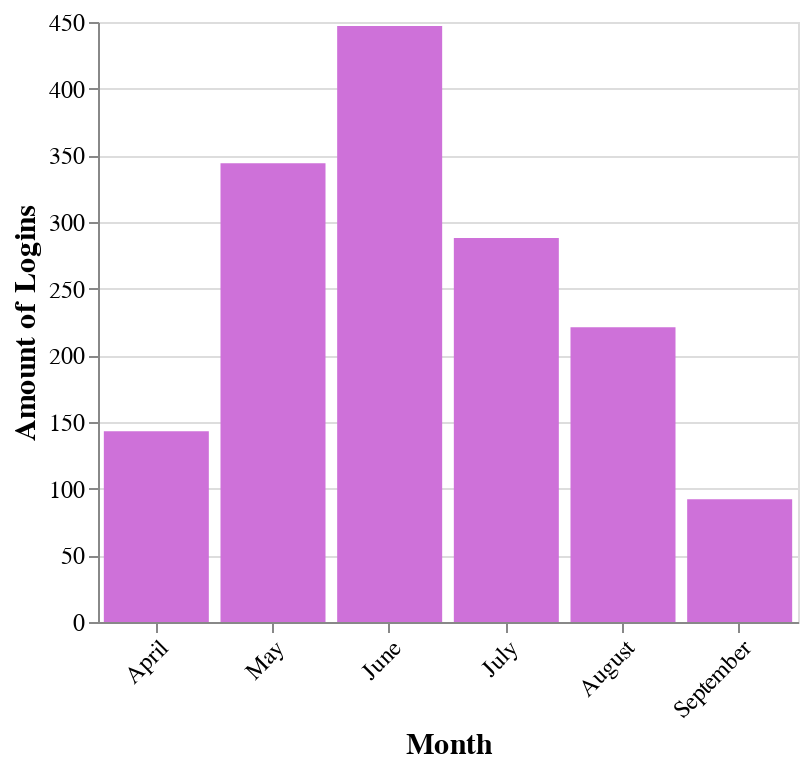

The code cell stored with this chart in its notebook:
### Code cell
sessions_log_month_plot

### Figure 1 — Vega specification as saved in the notebook (floating-point values rounded to 4 significant figures)
{"$schema": "https://vega.github.io/schema/vega/v5.json", "data": [{"name": "source_0"}, {"name": "data_0", "values": [{"month": "June", "num_logins_end": 447.0, "num_logins_start": 0.0}, {"month": "May", "num_logins_end": 344.0, "num_logins_start": 0.0}, {"month": "July", "num_logins_end": 288.0, "num_logins_start": 0.0}, {"month": "August", "num_logins_end": 221.0, "num_logins_start": 0.0}, {"month": "April", "num_logins_end": 143.0, "num_logins_start": 0.0}, {"month": "September", "num_logins_end": 92.0, "num_logins_start": 0.0}]}, {"name": "source_0_x_domain_month", "values": [{"month": "June", "sort_field": 5.0}, {"month": "May", "sort_field": 4.0}, {"month": "July", "sort_field": 6.0}, {"month": "August", "sort_field": 7.0}, {"month": "April", "sort_field": 3.0}, {"month": "September", "sort_field": 8.0}]}], "marks": [{"type": "rect", "name": "marks", "from": {"data": "data_0"}, "encode": {"update": {"fill": {"value": "#CE71D9"}, "y": {"field": "num_logins_end", "scale": "y"}, "x": {"field": "month", "scale": "x"}, "width": {"signal": "max(0.25, bandwidth('x'))"}, "y2": {"field": "num_logins_start", "scale": "y"}}}, "style": ["bar"]}], "scales": [{"name": "x", "type": "band", "domain": {"data": "source_0_x_domain_month", "field": "month", "sort": {"op": "max", "field": "sort_field"}}, "range": [0, {"signal": "width"}], "paddingOuter": 0.05, "paddingInner": 0.1}, {"name": "y", "type": "linear", "domain": {"data": "data_0", "fields": ["num_logins_start", "num_logins_end"]}, "range": [{"signal": "height"}, 0], "zero": true, "nice": true}], "axes": [{"scale": "y", "orient": "left", "gridScale": "x", "maxExtent": 0, "zindex": 0, "minExtent": 0, "ticks": false, "grid": true, "tickCount": {"signal": "ceil(height/40)"}, "domain": false, "labels": false, "aria": false}, {"scale": "x", "zindex": 0, "orient": "bottom", "title": "Month", "labelAlign": "right", "grid": false, "labelBaseline": "top", "labelAngle": 315}, {"scale": "y", "tickCount": {"signal": "ceil(height/40)"}, "grid": false, "title": "Amount of Logins", "orient": "left", "zindex": 0, "labelOverlap": true}], "height": 300, "style": "cell", "width": 350, "background": "white", "config": {"axis": {"labelFontSize": 12, "titleFontSize": 15}}, "padding": 5}
